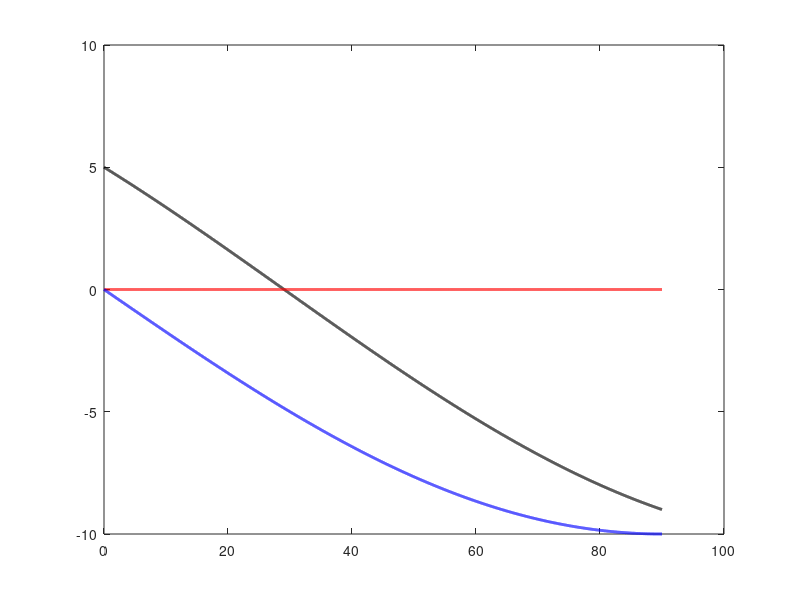

This chart was generated by the following MATLAB code: (Note: this script raises an error after producing the figure.)
%Find and plot the acceptable angles of head tilt to successfully
%administer a drop into the eye. Coordinate system places origin at the
%bottom eyelid. Top of eyelid is p distance above on the positive y axis.
%Bottle tip D is in first quadrant. All points rotate together. Tilts only
%calculated between 0 and 90 degrees.

clearvars
theta_tilt = linspace(0, 90, 10000); %head tilt (degrees). angle of neck extension from the x-axis. 0 tilt is looking straight ahead. Positive tilt is looking up

%variables to change
%define lengths
p = 10; %palpebral fissure height, distance between the lower and upper eyelids (mm)
x = 5; %CHANGE ME. horizontal distance (wrt theta_tilt = 0) from eye to bottle tip.
z = 4; %CHANGE ME. vertical distance (wrt theta_tilt = 0) from center of eye to bottle tip
assert(z >= -p/2) %the eyedrop must be located somewhere on the lens. -p/2 is the lowest it can reasonably be, even with the bottom eyelid

%define angles
theta_d = atand((z+p/2)/x); %neutral angle of point D (degrees)
theta_pb = 0; %angle of point p_b (degrees)
theta_pt = 90; %angle of point p_t (degrees)

%define location of points of interest (r, theta)
D.radius = sqrt(x^2 + (z+p/2)^2); %point d is the location of the eyedrop
D.theta = theta_tilt + theta_d;

Pb.radius = 0;
Pb.theta = theta_tilt + theta_pb;

Pt.radius = p;
Pt.theta = theta_tilt + theta_pt;

%at which theta_tilt values is point D between Pb and Pt?
X_d = D.radius * cosd(D.theta); %x location of point D at different theta tilts
X_pb = Pb.radius * cosd(Pb.theta); %x location of point Pb at different theta tilts
X_pt = Pt.radius * cosd(Pt.theta); %x location of point Pt at different theta tilts

valid_min_idx = find(X_d < X_pb,1); %The first point the bottle tip is above the lower eyelid is a valid drop
if valid_min_idx
    valid_min = theta_tilt(valid_min_idx);
else
    valid_min = theta_tilt(1);
end

valid_max_idx = find(X_d < X_pt,1); %drop is invalid if the bottle tip is past the upper eyelid
if valid_max_idx
    valid_max = theta_tilt(valid_max_idx);
else
    valid_max = theta_tilt(end); %this means the bottle tip is between the upper and lower eyelid, so 90 degree tilt will still be valid
end

%% Plotting
%shaded region is region of valid head tilts.
fs = 15;
lw = 2;
figure;
plot(theta_tilt,X_d,'k','LineWidth',lw);
hold on
plot(theta_tilt,X_pb,'r','LineWidth',lw);
plot(theta_tilt,X_pt,'b','LineWidth',lw);
yl = ylim;
xline(valid_min,'k--','LineWidth',lw)
xline(valid_max,'k--','LineWidth',lw)
x_patch = [valid_min, valid_max, valid_max, valid_min];
y_patch = [yl(1), yl(1), yl(2), yl(2)];
patch(x_patch, y_patch, [.8,.8,.8],'FaceAlpha',.3)

xlabel("Angle of Neck Extension (degrees)",'FontSize',fs)
ylabel("x-axis location of Point of Interest (mm)","FontSize",fs)
grid on
%set(gca, 'XDir','reverse')
legend(["Point D" "Point Pb" "Point Pt"],"FontSize",fs,'Location','southeast')
fprintf("Parameters p: %.2f, x: %.2f, and z: %.2f result in:\n", p, x, z)
fprintf("Min Neck Extension (deg): %.2f\nMax Neck Extension (deg): %.2f\n", valid_min, valid_max)
